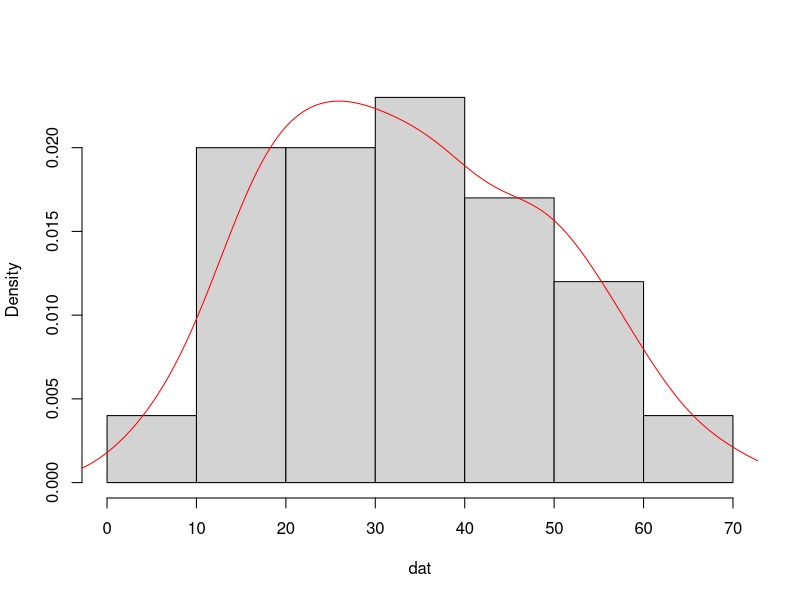
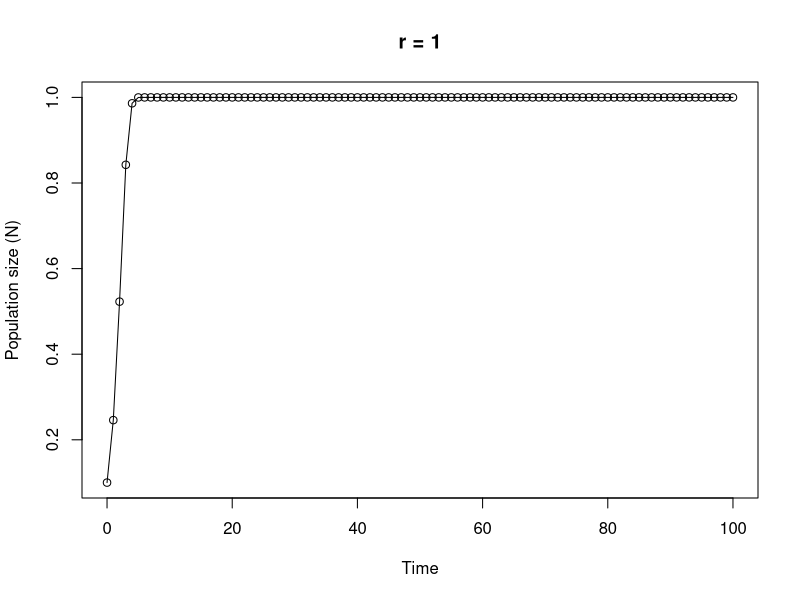

Here is the R script that generated these plots, in order:
## ----Q1, results = 'asis'-------------------------------------------------------------------------------------------------------------------------------------

# area of a circle
# the equation to calculate the area of a circle is pi * radius^2

circle.area <- function(d){ 
	pi * (d/2)^2
}

# to use your new function

circle.area(10)
# [1] 78.53982

# to test on a vector of diameters
# first create a vector with diameters ranging from 0 to 50 in steps of 10

cir.diam <- seq(from = 0, to = 50, by = 10)

# test your function

circle.area(cir.diam)
# [1]    0.00000   78.53982  314.15927  706.85835 1256.63706 1963.49541


## ----Q2, tidy = TRUE------------------------------------------------------------------------------------------------------------------------------------------

far.cent <- function(a){
	val <- (a-32)*5/9
	print(paste("Fahrenheit: ", round(a, digits = 3), "oF",sep = " "), quote = FALSE)# round 3dp
	print(paste("Centigrade: ", round(val, digits = 3), "oC", sep = " "), quote = FALSE)# round 3dp
}

# alternative Fahrenheit to centigrade using cat function

far.cent2 <- function(a){
	val <- (a - 32) * 5/9	#calculation
	cat("Fahrenheit: ", round(a, digits = 3), "oF", "\n")   # use cat function
	cat("Centigrade: ", round(val, digits = 3), "oC", "\n")   
}



## ----Q3-------------------------------------------------------------------------------------------------------------------------------------------------------

# Create a vector of normally distributed data
# length 100, mean 35 and standard deviation of 29

vals <- rnorm(100, 35, 15)	# create some norm dist data mean 35, sd = 15

summary.fun <- function(dat){
	mymean <- round(mean(dat), digits = 4)      	# calc mean
	mymedian <- round(median(dat), digits = 4)    # calc median
	mymin <- round(min(dat), digits = 4)          # calc min
	mymax <- round(max(dat), digits = 4)          # calc max
	print(paste("mean:", mymean, sep = " "), quote = FALSE)     # print mean
	print(paste("median:", mymedian, sep = " "), quote = FALSE)     # print median
	print(paste("range:", "from:", mymin, "to", mymax, sep = " "), quote = FALSE) 
	dens <- density(dat)                          # estimate density curve
	hist(dat, main = "",type = "l",freq = FALSE)  # plot histogram
	lines(dens, lty = 1, col = "red")             # plot density curve
}

# use the function
summary.fun(vals)


## ----Q4-------------------------------------------------------------------------------------------------------------------------------------------------------

# calculate a median

ourmedian <- function(x){
	n <- length(x)
	if (n %% 2 == 1)      # odd numbers
	  sort(x)[(n + 1)/2]  # find the middle number by adding 1 to length and div 2
	else {                # even numbers
	  middletwo <- sort(x)[(n/2) + 0:1]   #find the two middle numbers
	  mean(middletwo)
	  }
}

# use the function
mydat <- sample(1:50, size = 10, replace = TRUE )

# our function
ourmedian(mydat)

# R median function
median(mydat)


## ----Q5, tidy = TRUE------------------------------------------------------------------------------------------------------------------------------------------

# function to simulate Ricker model

Ricker.model <- function(nzero, r, time, K=1){     # sets initial parameters
  N <- numeric(time + 1)    # creates a real vector of length time+1 to store values of Nt+1
  N[1] <- nzero             # sets initial population size in first element of N
  for (i in 1:time) {				# loops over time
      N[i+1] <- N[i]*exp(r*(1 - N[i]/K))    
  }
  Time <- 0:time   					 # creates vector for x axis
  plot(Time, N, type = "o", xlim = c(0, time), xlab = "Time", ylab = "Population size (N)", main = paste("r =", r, sep=" "))   # plots     output
}

# To run
# play around with the different parameters, especially r
Ricker.model(nzero=0.1,r=1,time=100)
